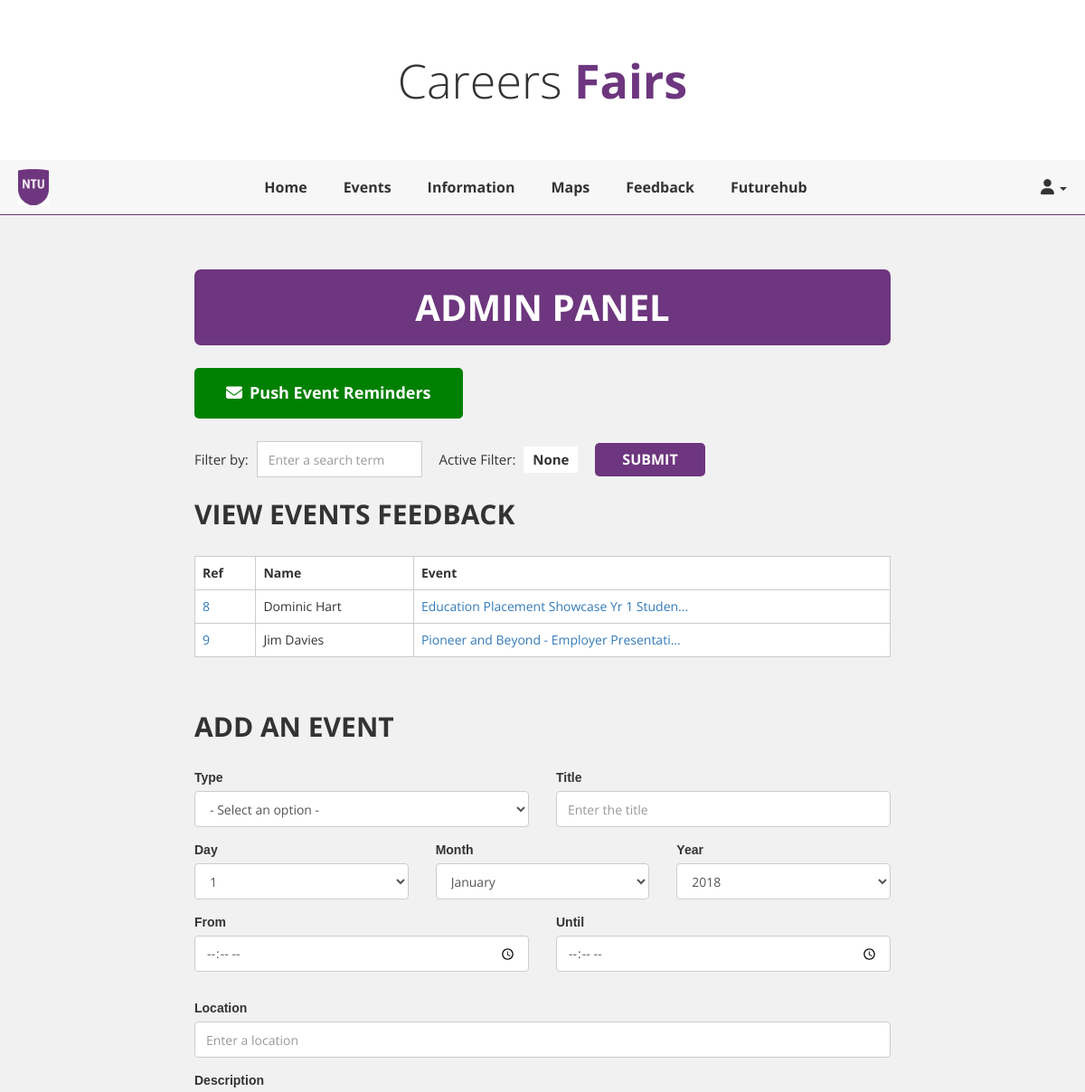
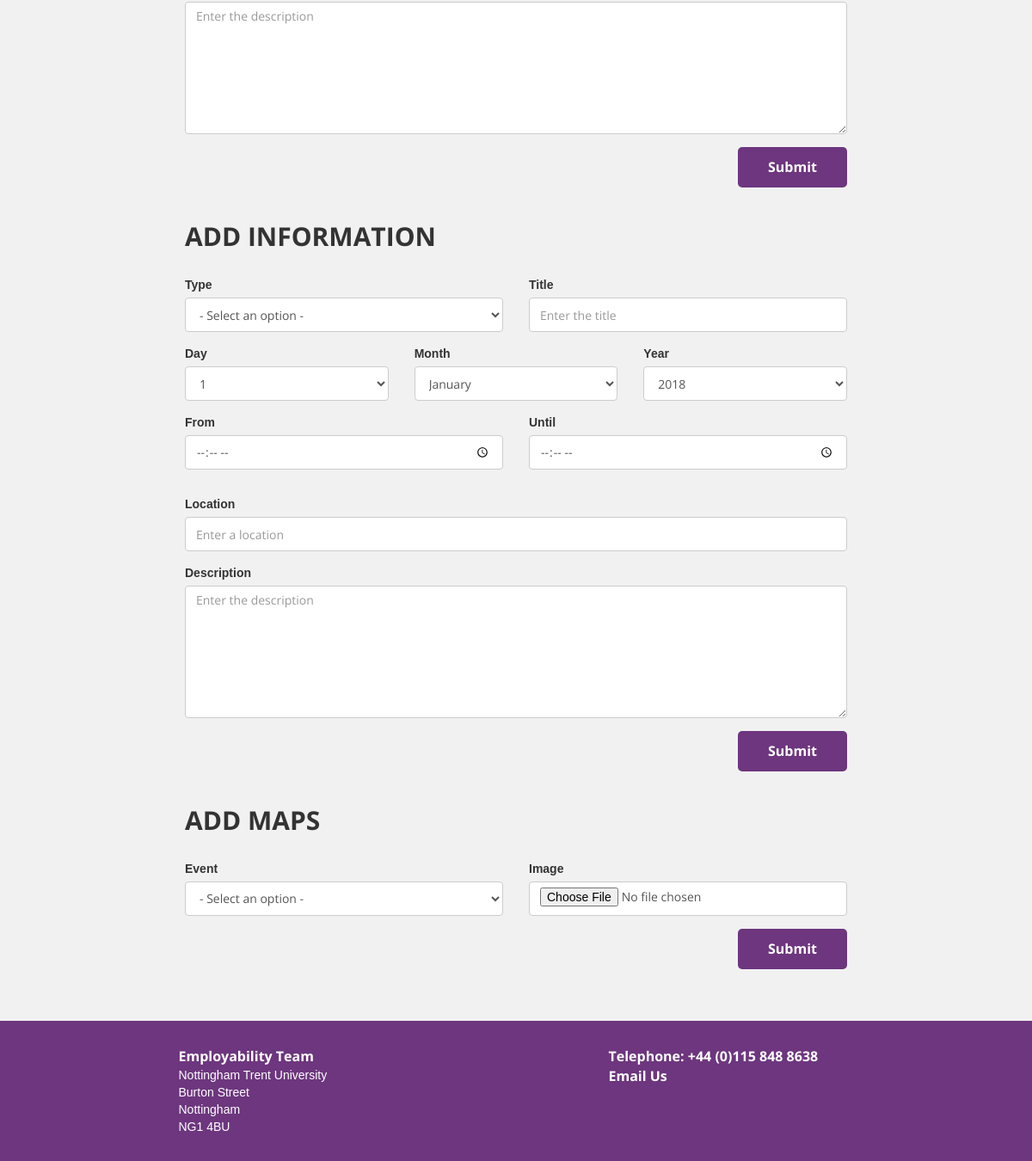
The page /admin (signed in) on the database its author committed (2 pictures, top to bottom).
### tables this page shows
CREATE TABLE `feedback` (
  `feedbackID` int(11) NOT NULL,
  `userID` int(11) NOT NULL,
  `eventID` int(11) NOT NULL,
  `whatdidyouthink` varchar(1000) NOT NULL,
  `whichemployers` varchar(1000) NOT NULL,
  `whowould` varchar(1000) NOT NULL
);

CREATE TABLE `users` (
  `userID` int(11) NOT NULL,
  `Username` varchar(8) NOT NULL,
  `Email` varchar(100) NOT NULL,
  `Fullname` varchar(50) NOT NULL,
  `Password` varchar(255) NOT NULL,
  `level` int(1) NOT NULL DEFAULT '0'
);

### admin.php (the view, shortened to what this page needs)
<?php
include 'includes/nav.php';
?>
<div class="container-fluid">
    <div class="row admin">
        <div class="col-sm-8 col-sm-offset-2">
            <h2>Admin Panel</h2>
                <button type="button" class="btnadmin"><i class="fa fa-envelope" aria-hidden="true"></i>Push Event Reminders</button>
            <h3 class="first">View Events Feedback</h3>
            <div class="table-responsive">
                <table class="table">
                    <thead>
                        <tr><th>Ref</th><th>Name</th><th>Event</th></tr>
                    </thead>
                    <tbody>
                        <?php
                        try {
                            if(isset($_POST['filter'])) {
                                $query = "SELECT * FROM feedback JOIN users ON feedback.userID = users.userID JOIN event ON feedback.eventID = event.eventID WHERE event.Title LIKE :Filter OR users.Fullname LIKE :Filter ORDER BY feedbackID";
                                $filter = $_POST['any-filter'];
                                $append = "%";
                                $filter = $append .= $filter .= $append;
                            }
                            else if(isset($_POST['no-filter'])) {
                                $query = "SELECT * FROM feedback JOIN users ON feedback.userID = users.userID JOIN event ON feedback.eventID = event.eventID ORDER BY feedbackID";
                                $filter = "None";
                            }
                            else {
                                $query = "SELECT * FROM feedback JOIN users ON feedback.userID = users.userID JOIN event ON feedback.eventID = event.eventID ORDER BY feedbackID";
                                $filter = "None";
                            }
                            $result = $db->prepare($query);
                            if(isset($filter)) {
                                $result->bindParam(':Filter', $filter, PDO::PARAM_STR);
                            }
                            $result->execute();
                            while ($row = $result->fetch()) {
                                if (strlen($row['Title']) > 40) {
                                    $row['Title'] = substr($row['Title'], 0, 40);
                                    $row['Title'] = $row['Title'] . "...";
                                }
                                echo <<<_END
                                    <tr><td><a href="comment?id=$row[feedbackID]">$row[feedbackID]</a><td>$row[Fullname]</td><td><a href="event?id=$row[eventID]">$row[Title]</a></td></tr>
_END;
                            }
                        }
                        catch(PDOException $e) {
                            $error = 'Error fetching feedback; ' . $e->getMessage();
                        }
                        ?>
                    </tbody>
                </table>
            </div>
            <form action="" method="post" class="filter">
                <div class="form-group">
                    <label for="filter">Filter by:</label>
                    <input type="text" name="any-filter" id="any-filter" class="form-control" placeholder="Enter a search term">
                </div>
                <div class="form-group">
                    <label for="filters">Active Filter:</label>
                    <p id="filters"><?php if(isset($filter)){echo str_replace("%"," ",$filter);}else{echo"none";} ?></p>
                </div>
                <button type="submit" name="filter" class="submit">SUBMIT</button>
            </form>
            <h3>Add an event</h3>
            <div class="row">
                <form action="scripts/new.php" method="post">
                    <div class="form-group col-sm-6">
                        <label for="type">Type</label>
                        <select name="type" id="type" class="form-control" required>
                            <option selected>- Select an option -</option>
                        </select>
                    </div>
                    <div class="form-group col-sm-6">
                        <label for="title">Title</label>
                        <input type="text" name="title" id="title" class="form-control" placeholder="Enter the title" required>
                    </div>
                    <div class="form-group col-sm-12 date">
                        <div class="row">
                            <div class="col-sm-4">
                                <label for="day">Day</label>
                                <?php $day1 = "1"; $day31 = 1 + 30; $days = range($day1, $day31); ?>
                                <select name="day" id="day" class="form-control" required>
                                    <?php foreach($days as $day):
                                        echo "<option value='" . $day . "'>" . $day . "</option>";
                                    endforeach; ?>
                                </select>
                            </div>
                            <div class="col-sm-4">
                                <label for="month">Month</label>
                                <select name="month" id="month" class="form-control" required>
                                    <option value="01">January</option>
                                </select>
                            </div>
                            <div class="col-sm-4">
                                <label for="year">Year</label>
                                <?php $startyear = date("Y"); $endyear = date("Y") + 1; $years = range($startyear, $endyear); ?>
                                <select name="year" id="year" class="form-control" required>
                                    <?php foreach($years as $year):
                                        echo "<option value='" . $year . "'>" . $year . "</option>";
                                    endforeach; ?>
                                </select>
                            </div>
                        </div>
                    </div>
                    <div class="form-group col-sm-12 time">
                        <div class="row">
                            <div class="form-group col-sm-6">
                                <label for="timefrom">From</label>
                                <input type="time" id="timefrom" name="timefrom" class="form-control">
                            </div>
                            <div class="form-group col-sm-6">
                                <label for="timeto">Until</label>
                                <input type="time" id="timeto" name="timeto" class="form-control">
                            </div>
                        </div>
                    </div>
                    <div class="form-group col-sm-12">
                        <label for="location">Location</label>
                        <input type="text" name="location" id="location" placeholder="Enter a location" class="form-control" required>
                    </div>
                    <div class="form-group col-sm-12">
                        <label for="description">Description</label>
                        <textarea name="description" id="description" rows="7" cols="30" class="form-control" placeholder="Enter the description" required></textarea>
                    </div>
                    <div class="col-sm-12">
                        <button class="pull-right submit" type="submit" name="submit-event">Submit</button>
                    </div>
                </form>
            </div>
            <h3>Add information</h3>
            <div class="row">
                <form method="post" action="scripts/new.php">
                    <div class="form-group col-sm-6">
                        <label for="type">Type</label>
                        <select name="type2" id="type2" class="form-control" required>
                            <option selected>- Select an option -</option>
                        </select>
                    </div>
                    <div class="form-group col-sm-6">
                        <label for="title">Title</label>
                        <input type="text" name="title2" id="title2" class="form-control" placeholder="Enter the title" required>
                    </div>
                    <div class="form-group col-sm-12 date">
                        <div class="row">
                            <div class="col-sm-4">
                                <label for="day2">Day</label>
                                <?php $day1 = "1"; $day31 = 1 + 30; $days = range($day1, $day31); ?>
                                <select name="day2" id="day2" class="form-control" required>
                                    <?php foreach($days as $day):
                                        echo "<option value='" . $day . "'>" . $day . "</option>";
                                    endforeach; ?>
                                </select>
                            </div>
                            <div class="col-sm-4">
                                <label for="month2">Month</label>
                                <select name="month2" id="month2" class="form-control" required>
                                    <option value="01">January</option>
                                </select>
                            </div>
                            <div class="col-sm-4">
                                <label for="year2">Year</label>
                                <?php $startyear = date("Y"); $endyear = date("Y") + 1; $years = range($startyear, $endyear); ?>
                                <select name="year2" id="year2" class="form-control" required>
                                    <?php foreach($years as $year):
                                        echo "<option value='" . $year . "'>" . $year . "</option>";
                                    endforeach; ?>
                                </select>
                            </div>
                        </div>
                    </div>
                    <div class="form-group col-sm-12 time">
                        <div class="row">
                            <div class="form-group col-sm-6">
                                <label for="timefrom2">From</label>
                                <input type="time" id="timefrom2" name="timefrom2" class="form-control">
                            </div>
                            <div class="form-group col-sm-6">
                                <label for="timeto2">Until</label>
                                <input type="time" id="timeto2" name="timeto2" class="form-control">
                            </div>
                        </div>
                    </div>
                    <div class="form-group col-sm-12">
                        <label for="location">Location</label>
                        <input type="text" name="location2" id="location2" placeholder="Enter a location" class="form-control" required>
                    </div>
                    <div class="form-group col-sm-12">
                        <label for="description">Description</label>
                        <textarea name="description2" id="description2" rows="7" cols="30" class="form-control" placeholder="Enter the description" required></textarea>
                    </div>
                    <div class="col-sm-12">
                        <button class="pull-right submit" type="submit" name="submit-info">Submit</button>
                    </div>
                </form>
            </div>
            <h3>Add Maps</h3>
            <div class="row">
                <form method="post" enctype="multipart/form-data" action="scripts/maps.php">
                    <div class="form-group col-sm-6">
                        <label for="eventRef">Event</label>
                        <select name="eventRef" id="eventRef" class="form-control">
                            <option selected>- Select an option -</option>
                        </select>
                    </div>
                    <div class="form-group col-sm-6">
                        <label for="img">Image</label>
                        <input type="file" class="form-control" name="Image" id="image">
                    </div>
                    <div class="col-sm-12">
                        <button class="pull-right submit" type="submit" name="submit-info">Submit</button>
                    </div>
                </form>
            </div>
        </div>
    </div>
</div>
<?php include 'includes/footer.php'; ?>

### css/styles.css (style rules this page uses)
.admin { overflow: hidden; padding: 60px 0; background: #f1f1f1; }
.admin h2 { font-family: "Open sans", sans-serif; font-size: 4rem; font-weight: bold; text-transform: uppercase; text-align: center; background: #6D367E; color: white; padding: 20px; margin: 0 0 25px 0; -webkit-border-radius: 7px; -moz-border-radius: 7px; border-radius: 7px; }
.admin h3 { font-family: "Open sans", sans-serif; font-size: 3rem; font-weight: bold; text-transform: uppercase; padding: 40px 20px 20px 0; margin: 0 0 10px 0; }
.admin h3.first { display: block; margin-top: 130px; }
.admin table.table { background: white; font-family: "Open Sans", sans-serif; border: 1px solid #ccc; }
.admin table.table thead { border: none; margin: 0; }
.admin table.table tbody { border: none; }
.admin table.table th { border: 1px solid #ccc; font-weight: bold; font-size: 1.4rem; }
.admin table.table td { border: 1px solid #ccc; font-size: 1.4rem; }
.admin form input, .admin form select { height: 40px; }
.admin form .form-control { font-family: "Open Sans", sans-serif; font-size: 1.4rem; box-shadow: none; border-color: #ccc; }
.admin form label { display: block; }
.admin form button.submit { background: #6D367E; color: white; border: none; padding: 12px 35px; font-family: "Open Sans", sans-serif; font-size: 1.6rem; font-weight: bold; border-radius: 5px; }
.admin .btnadmin { display: block; position: absolute; background: green; color: white; border: none; padding: 15px 35px; font-family: "Open Sans", sans-serif; font-size: 1.8rem; font-weight: bold; border-radius: 5px; }
.admin .btnadmin .fa { padding-right: 8px; }
.admin form.filter { display: block; position: absolute; top: 190px; z-index: 100; font-family: "Open sans", sans-serif; font-size: 1.5rem; }
.admin form.filter .form-group, .admin form.filter button, .admin form.filter p, .admin form.filter .form-control, .admin form.filter label { display: inline-block; }
.admin form.filter .form-group { margin-right: 15px; }
.admin form.filter .form-group .form-control { border-radius: 0; box-shadow: none; width: auto; margin-left: 5px; }
.admin form.filter .form-group label { font-weight: normal; }
.admin form.filter .form-group p { margin-left: 5px; background: white; padding: 4px 10px; font-weight: bold; }
.admin form.filter button.submit { border: none; background: #6D367E; color: white; padding: 7px 30px; font-weight: bold; }
html { background: url(../images/back.png) center center no-repeat; background-attachment: fixed; background-size: cover; }
body { background: transparent; font-family: Arial, sans-serif; }

### rows shown on the page
feedback: feedbackID "8", userID.Fullname "Dominic Hart", row "Education Placement Showcase Yr 1 Studen..."
feedback: feedbackID "9", userID.Fullname "Jim Davies", row "Pioneer and Beyond - Employer Presentati..."

### other values the page prints
str_replace("%"," ",$filter) "None"
form field day "1"
form field year "2018"
form field day2 "1"
form field year2 "2018"
